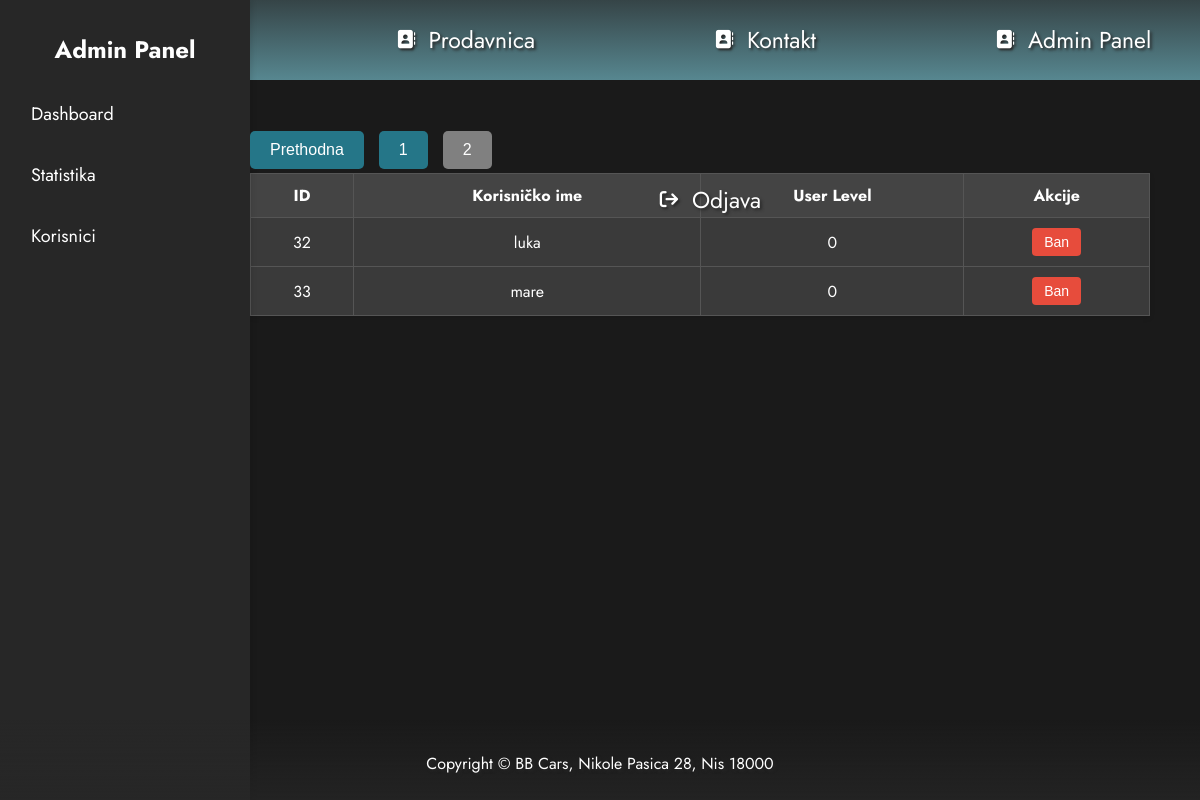
The app's page /index.php?module=korisnici&page=2 (signed in) with its own data.
### tables this page shows
CREATE TABLE IF NOT EXISTS `users` (
  `id` int(11) unsigned NOT NULL AUTO_INCREMENT,
  `username` varchar(20) NOT NULL,
  `password` varchar(32) NOT NULL,
  `user_level` tinyint(1) NOT NULL,
  PRIMARY KEY (`id`),
  KEY `username` (`username`)
);

### core/functions-authorize.php (called while the page is built)
<?php
function is_admin() {
	return
		($_SESSION['login_status'] ?? '') == 1
		&& ($_SESSION['user_level'] ?? '') == USER_ADMIN
		? true : false;
}
?>

### modules/model-korisnici.php (called while the page is built, shortened)
<?php
$usersPerPage = 10;
$page = isset($_GET['page']) ? (int)$_GET['page'] : 1;
$page = max($page, 1);
$start = ($page - 1) * $usersPerPage;
$totalUsersQuery = $db->query("SELECT COUNT(*) AS total FROM users");
$totalUsers = $totalUsersQuery->fetch_assoc()['total'];
$totalPages = ceil($totalUsers / $usersPerPage);
$result = $db->query("SELECT * FROM users LIMIT $start, $usersPerPage");
?>

### template/view-korisnici.php (the view, shortened to what this page needs)
<link rel="stylesheet" href="./public/css/index.css">
<div class="admin-panel">
    <aside class="sidebar">
        <h2>Admin Panel</h2>
        <nav>
            <ul>
            <?php if (is_admin()): ?>
                <li>
                    <a href="<?= URL_INDEX ?>?module=admin-panel">Dashboard</a>
                </li>
            <?php endif; ?>
            <?php if (is_admin()): ?>
                <li>
                    <a href="<?= URL_INDEX ?>?module=statistics">Statistika</a>
                </li>
            <?php endif; ?>
            <?php if (is_admin()): ?>
                <li>
                    <a href="<?= URL_INDEX ?>?module=korisnici">Korisnici</a>
                </li>
            <?php endif; ?>
            </ul>
        </nav>
    </aside>
<div>
<section class="sekcijaadmin">
        <h1>Korisnici</h1>
       <div class="koristabela">
       <nav class="pagination">
        <?php if ($page > 1): ?>
            <a href="?module=korisnici&page=<?= $page - 1 ?>">Prethodna</a>
        <?php endif; ?>
        <?php for ($i = 1; $i <= $totalPages; $i++): ?>
            <a href="?module=korisnici&page=<?= $i ?>" class="<?= $i === $page ? 'active' : '' ?>"><?= $i ?></a>
        <?php endfor; ?>
    </nav>
       <table class="korisnici-tabela">
            <thead>
                <tr>
                    <th>ID</th>
                    <th>Korisničko ime</th>
                    <th>User Level</th>
                    <th>Akcije</th>
                </tr>
            </thead>
            <tbody>
                <?php if ($result->num_rows > 0): ?>
                    <?php while ($row = $result->fetch_assoc()): ?>
                        <tr>
                            <td><?= htmlspecialchars($row['id']) ?></td>
                            <td><?= htmlspecialchars($row['username']) ?></td>
                            <td><?= htmlspecialchars($row['user_level']) ?></td>
                            <td>
                                <form method="post">
                                    <button type="submit" name="ban_user" class="ban-button">Ban</button>
                                </form>
                            </td>
                        </tr>
                    <?php endwhile; ?>
                <?php else: ?>
                    <tr>
                        <td colspan="4">Nema korisnika u bazi podataka.</td>
                    </tr>
                <?php endif; ?>
            </tbody>
        </table>
       </div>
                </section>
    </div>

### public/css/style.css (style rules this page uses)
* { margin: 0; padding: 0; box-sizing: border-box; }
a { text-decoration: none; color: white; }
html { font-family: 'Jost', sans-serif; scroll-behavior: smooth; }
body { background-position: center; background-repeat: no-repeat; background-position: left; background-size: cover; }

### public/css/index.css (style rules this page uses)
body { background-image: url(../slike/bg1.jpg); }
table { border-collapse: collapse; margin: auto; text-align: center; }
td { border-right: 2px solid black; border-radius: 200%; padding: 0.5em 3em; }
td:last-child { border-right: none; }
* { box-sizing: border-box }
.sidebar { width: 250px; background-color: #272727; color: white; height: 100vh; position: fixed; top: 0; left: 0; padding: 2em 1em; box-shadow: 2px 0 5px rgba(0, 0, 0, 0.1); overflow-y: auto; }
.sidebar h2 { text-align: center; margin-bottom: 1em; font-size: 24px; }
.sidebar ul { list-style: none; padding: 0; }
.sidebar ul li { margin: 15px 0; }
.sidebar ul li a { color: white; text-decoration: none; font-size: 18px; padding: 10px 15px; display: block; border-radius: 5px; transition: 0.3s; }
table { width: 100%; border-collapse: collapse; background: #272727; color: white; box-shadow: 0 2px 5px rgba(0, 0, 0, 0.1); margin-bottom: 2em; }
.sekcijaadmin { padding-bottom: 50px; }
table thead { background-color: rgb(37, 118, 136); }
table th, table td { padding: 15px; text-align: left; border: 1px solid #444; }
.pagination { display: flex; justify-content: flex-start; align-items: center; gap: 15px; position: relative; top: -4px; font-family: Arial, sans-serif; }
.pagination a { padding: 10px 20px; text-decoration: none; color: white; background-color: rgb(37, 118, 136); border-radius: 5px; transition: background-color 0.3s ease; }
.koristabela { margin-left: 200px; }
.korisnici-tabela { width: 90%; border-collapse: collapse; margin: 0 auto; background-color: #3a3a3a; color: #ffffff; }
.korisnici-tabela th, .korisnici-tabela td { border: 1px solid #555555; padding: 10px; text-align: left; }
.korisnici-tabela th { background-color: #444444; font-weight: bold; text-align: center; }
.korisnici-tabela td { text-align: center; }
.ban-button { background-color: #e74c3c; color: white; border: none; padding: 6px 12px; cursor: pointer; border-radius: 4px; font-size: 14px; }

### template/view-korisnici.php (style rules this page uses)
.pagination { display: flex; justify-content: flex-start; margin-top: 20px; gap: 10px; margin-left: 5%; }
.pagination a { padding: 10px 15px; text-decoration: none; color: #ffffff; background-color: #444444; border-radius: 4px; transition: background-color 0.3s; }
.pagination a.active { background-color: grey; color: #ffffff; pointer-events: none; }

### records on screen
users: id "32", username "luka", user_level "0"
users: id "33", username "mare", user_level "0"
